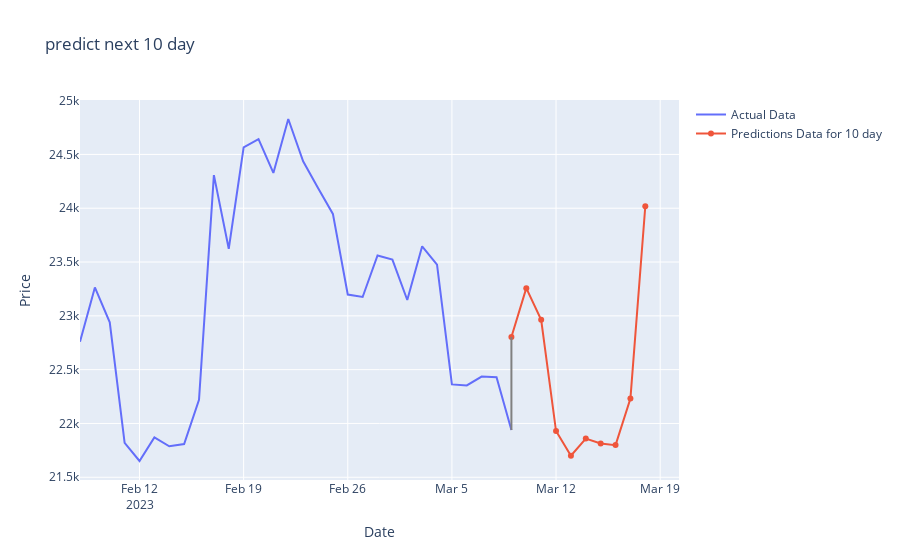

The notebook cell this image was saved under:
### Code cell
actual_x = y_future_data.index
actual_y = y_future_data['Adj Close']
pred_x = prediction_df.index
pred_y = prediction_df['Adj Close']

fig = go.Figure()
fig.add_trace(go.Scatter(x=actual_x, y=actual_y, name='Actual Data'))
fig.add_trace(go.Scatter(x=pred_x, y=pred_y,
              name='Predictions Data for 10 day'))

fig.add_shape(type='line',
              x0=actual_x[-1], y0=actual_y[-1],
              x1=pred_x[0], y1=pred_y[0],
              line=dict(color='grey', width=2))

fig.update_layout(
    xaxis_title='Date',
    yaxis_title='Price',
    title='predict next 10 day '
)

fig.show()

### Figure 1 — Plotly figure (JSON) as saved in the notebook; plotly's stock layout.template omitted (floating-point values rounded to 4 significant figures)
{"data": [{"name": "Actual Data", "type": "scatter", "x": ["2023-02-08T00:00:00", "2023-02-09T00:00:00", "2023-02-10T00:00:00", "2023-02-11T00:00:00", "2023-02-12T00:00:00", "2023-02-13T00:00:00", "2023-02-14T00:00:00", "2023-02-15T00:00:00", "2023-02-16T00:00:00", "2023-02-17T00:00:00", "2023-02-18T00:00:00", "2023-02-19T00:00:00", "2023-02-20T00:00:00", "2023-02-21T00:00:00", "2023-02-22T00:00:00", "2023-02-23T00:00:00", "2023-02-24T00:00:00", "2023-02-25T00:00:00", "2023-02-26T00:00:00", "2023-02-27T00:00:00", "2023-02-28T00:00:00", "2023-03-01T00:00:00", "2023-03-02T00:00:00", "2023-03-03T00:00:00", "2023-03-04T00:00:00", "2023-03-05T00:00:00", "2023-03-06T00:00:00", "2023-03-07T00:00:00", "2023-03-08T00:00:00", "2023-03-09T00:00:00"], "y": [22760.0, 23260.0, 22940.0, 21820.0, 21650.0, 21870.0, 21790.0, 21810.0, 22220.0, 24310.0, 23620.0, 24570.0, 24640.0, 24330.0, 24830.0, 24440.0, 24190.0, 23950.0, 23200.0, 23180.0, 23560.0, 23520.0, 23150.0, 23650.0, 23480.0, 22360.0, 22350.0, 22440.0, 22430.0, 21940.0]}, {"name": "Predictions Data for 10 day", "type": "scatter", "x": ["2023-03-09T00:00:00", "2023-03-10T00:00:00", "2023-03-11T00:00:00", "2023-03-12T00:00:00", "2023-03-13T00:00:00", "2023-03-14T00:00:00", "2023-03-15T00:00:00", "2023-03-16T00:00:00", "2023-03-17T00:00:00", "2023-03-18T00:00:00"], "y": [22800.0, 23260.0, 22960.0, 21930.0, 21700.0, 21860.0, 21810.0, 21800.0, 22230.0, 24020.0]}], "layout": {"shapes": [{"line": {"color": "grey", "width": 2}, "type": "line", "x0": "2023-03-09T00:00:00", "x1": "2023-03-09T00:00:00", "y0": 21940.0, "y1": 22800.0}], "title": {"text": "predict next 10 day "}, "xaxis": {"title": {"text": "Date"}}, "yaxis": {"title": {"text": "Price"}}}}
